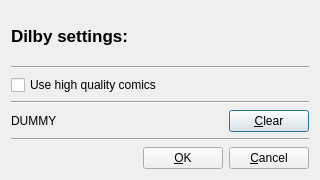
<?xml version="1.0" encoding="UTF-8"?>
<ui version="4.0">
 <class>SettingsDialog</class>
 <widget class="QDialog" name="SettingsDialog">
  <property name="geometry">
   <rect>
    <x>0</x>
    <y>0</y>
    <width>320</width>
    <height>180</height>
   </rect>
  </property>
  <property name="windowTitle">
   <string notr="true">Settings</string>
  </property>
  <layout class="QVBoxLayout" name="verticalLayout">
   <item>
    <widget class="QLabel" name="labelSettings">
     <property name="font">
      <font>
       <pointsize>13</pointsize>
       <weight>75</weight>
       <bold>true</bold>
       <underline>false</underline>
      </font>
     </property>
     <property name="toolTipDuration">
      <number>-1</number>
     </property>
     <property name="text">
      <string>Dilby settings:</string>
     </property>
    </widget>
   </item>
   <item>
    <widget class="Line" name="line">
     <property name="orientation">
      <enum>Qt::Horizontal</enum>
     </property>
    </widget>
   </item>
   <item>
    <widget class="QCheckBox" name="checkUseHG">
     <property name="text">
      <string>Use high quality comics</string>
     </property>
    </widget>
   </item>
   <item>
    <widget class="Line" name="line_2">
     <property name="orientation">
      <enum>Qt::Horizontal</enum>
     </property>
    </widget>
   </item>
   <item>
    <layout class="QHBoxLayout" name="horizontalLayout_2">
     <item>
      <widget class="QLabel" name="cacheSizeLabel">
       <property name="text">
        <string notr="true">DUMMY</string>
       </property>
      </widget>
     </item>
     <item>
      <spacer name="horizontalSpacer_2">
       <property name="orientation">
        <enum>Qt::Horizontal</enum>
       </property>
       <property name="sizeHint" stdset="0">
        <size>
         <width>40</width>
         <height>20</height>
        </size>
       </property>
      </spacer>
     </item>
     <item>
      <widget class="QPushButton" name="clearCacheButton">
       <property name="text">
        <string>&amp;Clear</string>
       </property>
      </widget>
     </item>
    </layout>
   </item>
   <item>
    <widget class="Line" name="line_3">
     <property name="orientation">
      <enum>Qt::Horizontal</enum>
     </property>
    </widget>
   </item>
   <item>
    <layout class="QHBoxLayout" name="horizontalLayout">
     <item>
      <spacer name="horizontalSpacer">
       <property name="orientation">
        <enum>Qt::Horizontal</enum>
       </property>
       <property name="sizeHint" stdset="0">
        <size>
         <width>40</width>
         <height>20</height>
        </size>
       </property>
      </spacer>
     </item>
     <item>
      <widget class="QPushButton" name="buttonOK">
       <property name="text">
        <string>&amp;OK</string>
       </property>
      </widget>
     </item>
     <item>
      <widget class="QPushButton" name="buttonCancel">
       <property name="text">
        <string>&amp;Cancel</string>
       </property>
      </widget>
     </item>
    </layout>
   </item>
  </layout>
 </widget>
 <resources/>
 <connections/>
</ui>
